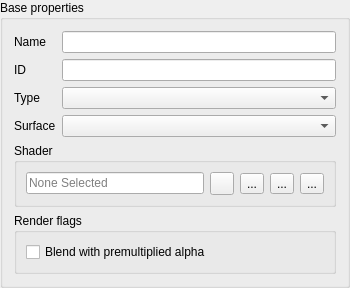
      <widget class="QGroupBox" name="baseProperties">
       <property name="minimumSize">
        <size>
         <width>350</width>
         <height>0</height>
        </size>
       </property>
       <property name="maximumSize">
        <size>
         <width>350</width>
         <height>16777215</height>
        </size>
       </property>
       <property name="title">
        <string>Base properties</string>
       </property>
       <layout class="QVBoxLayout" name="verticalLayout_2">
        <item>
         <layout class="QGridLayout" name="gridLayout">
          <item row="2" column="0">
           <widget class="QLabel" name="label_27">
            <property name="sizePolicy">
             <sizepolicy hsizetype="Preferred" vsizetype="Fixed">
              <horstretch>0</horstretch>
              <verstretch>0</verstretch>
             </sizepolicy>
            </property>
            <property name="text">
             <string>Type</string>
            </property>
           </widget>
          </item>
          <item row="3" column="0">
           <widget class="QLabel" name="label_25">
            <property name="sizePolicy">
             <sizepolicy hsizetype="Maximum" vsizetype="Preferred">
              <horstretch>0</horstretch>
              <verstretch>0</verstretch>
             </sizepolicy>
            </property>
            <property name="text">
             <string>Surface</string>
            </property>
           </widget>
          </item>
          <item row="3" column="1">
           <widget class="QComboBox" name="surfaceType"/>
          </item>
          <item row="0" column="1">
           <widget class="QLineEdit" name="materialName">
            <property name="sizePolicy">
             <sizepolicy hsizetype="Minimum" vsizetype="Fixed">
              <horstretch>0</horstretch>
              <verstretch>0</verstretch>
             </sizepolicy>
            </property>
           </widget>
          </item>
          <item row="2" column="1">
           <widget class="QComboBox" name="materialType"/>
          </item>
          <item row="1" column="0">
           <widget class="QLabel" name="label_12">
            <property name="text">
             <string>ID</string>
            </property>
           </widget>
          </item>
          <item row="0" column="0">
           <widget class="QLabel" name="label_23">
            <property name="sizePolicy">
             <sizepolicy hsizetype="Preferred" vsizetype="Preferred">
              <horstretch>0</horstretch>
              <verstretch>0</verstretch>
             </sizepolicy>
            </property>
            <property name="text">
             <string>Name</string>
            </property>
           </widget>
          </item>
          <item row="1" column="1">
           <widget class="QLineEdit" name="materialID">
            <property name="sizePolicy">
             <sizepolicy hsizetype="Preferred" vsizetype="Fixed">
              <horstretch>0</horstretch>
              <verstretch>0</verstretch>
             </sizepolicy>
            </property>
            <property name="readOnly">
             <bool>true</bool>
            </property>
           </widget>
          </item>
          <item row="4" column="0" colspan="2">
           <widget class="QGroupBox" name="groupBox_3">
            <property name="title">
             <string>Shader</string>
            </property>
            <property name="flat">
             <bool>true</bool>
            </property>
            <layout class="QVBoxLayout" name="verticalLayout_12">
             <item>
              <layout class="QHBoxLayout" name="horizontalLayout_9">
               <item>
                <widget class="QLineEdit" name="shaderFile">
                 <property name="sizePolicy">
                  <sizepolicy hsizetype="Minimum" vsizetype="Fixed">
                   <horstretch>0</horstretch>
                   <verstretch>0</verstretch>
                  </sizepolicy>
                 </property>
                 <property name="readOnly">
                  <bool>true</bool>
                 </property>
                 <property name="placeholderText">
                  <string>None Selected</string>
                 </property>
                </widget>
               </item>
               <item>
                <widget class="QToolButton" name="btnReloadShader">
                 <property name="sizePolicy">
                  <sizepolicy hsizetype="Maximum" vsizetype="Fixed">
                   <horstretch>0</horstretch>
                   <verstretch>0</verstretch>
                  </sizepolicy>
                 </property>
                 <property name="toolTip">
                  <string>Reload shader code from the GLSL file</string>
                 </property>
                 <property name="text">
                  <string/>
                 </property>
                 <property name="icon">
                  <iconset resource="../resource/resource.qrc">
                   <normaloff>:/16x16_ico_png/refresh.png</normaloff>:/16x16_ico_png/refresh.png</iconset>
                 </property>
                </widget>
               </item>
               <item>
                <widget class="QToolButton" name="btnSelectShader">
                 <property name="sizePolicy">
                  <sizepolicy hsizetype="Maximum" vsizetype="Fixed">
                   <horstretch>0</horstretch>
                   <verstretch>0</verstretch>
                  </sizepolicy>
                 </property>
                 <property name="toolTip">
                  <string>Select a GLSL file</string>
                 </property>
                 <property name="text">
                  <string>...</string>
                 </property>
                 <property name="icon">
                  <iconset resource="../resource/resource.qrc">
                   <normaloff>:/16x16_ico_png/folder.png</normaloff>:/16x16_ico_png/folder.png</iconset>
                 </property>
                 <property name="arrowType">
                  <enum>Qt::NoArrow</enum>
                 </property>
                </widget>
               </item>
               <item>
                <widget class="QToolButton" name="btnCreateShader">
                 <property name="toolTip">
                  <string>Create a new GLSL source file and JSON descriptor</string>
                 </property>
                 <property name="text">
                  <string>...</string>
                 </property>
                 <property name="icon">
                  <iconset resource="../resource/resource.qrc">
                   <normaloff>:/16x16_ico_png/add.png</normaloff>:/16x16_ico_png/add.png</iconset>
                 </property>
                </widget>
               </item>
               <item>
                <widget class="QToolButton" name="btnEditShader">
                 <property name="toolTip">
                  <string>Edit shader code in an external editor</string>
                 </property>
                 <property name="text">
                  <string>...</string>
                 </property>
                 <property name="icon">
                  <iconset resource="../resource/resource.qrc">
                   <normaloff>:/16x16_ico_png/edit.png</normaloff>:/16x16_ico_png/edit.png</iconset>
                 </property>
                </widget>
               </item>
              </layout>
             </item>
            </layout>
           </widget>
          </item>
         </layout>
        </item>
        <item>
         <widget class="QGroupBox" name="groupBox_4">
          <property name="title">
           <string>Render flags</string>
          </property>
          <property name="flat">
           <bool>true</bool>
          </property>
          <layout class="QVBoxLayout" name="verticalLayout_13">
           <item>
            <widget class="QCheckBox" name="chkBlendPreMulAlpha">
             <property name="text">
              <string>Blend with premultiplied alpha</string>
             </property>
            </widget>
           </item>
          </layout>
         </widget>
        </item>
       </layout>
      </widget>
